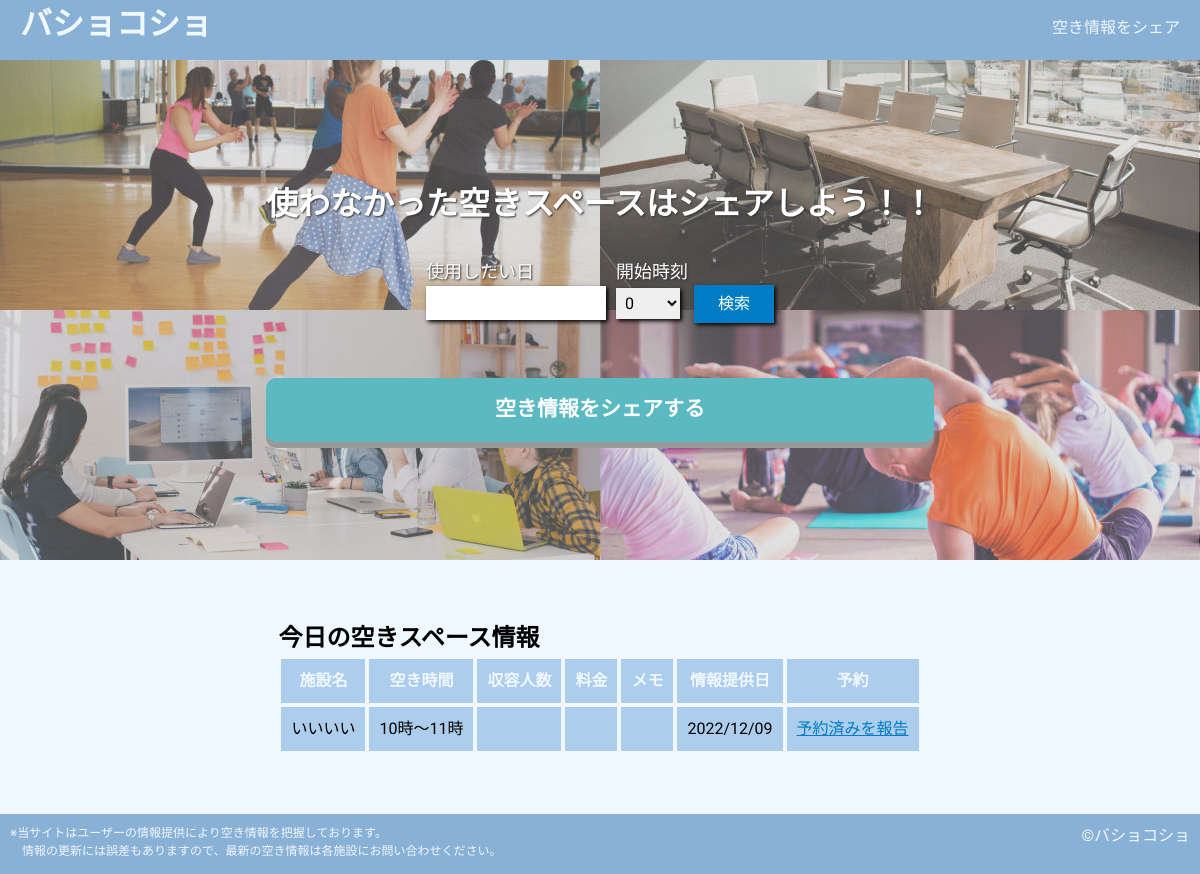
Before: / with the older database file.
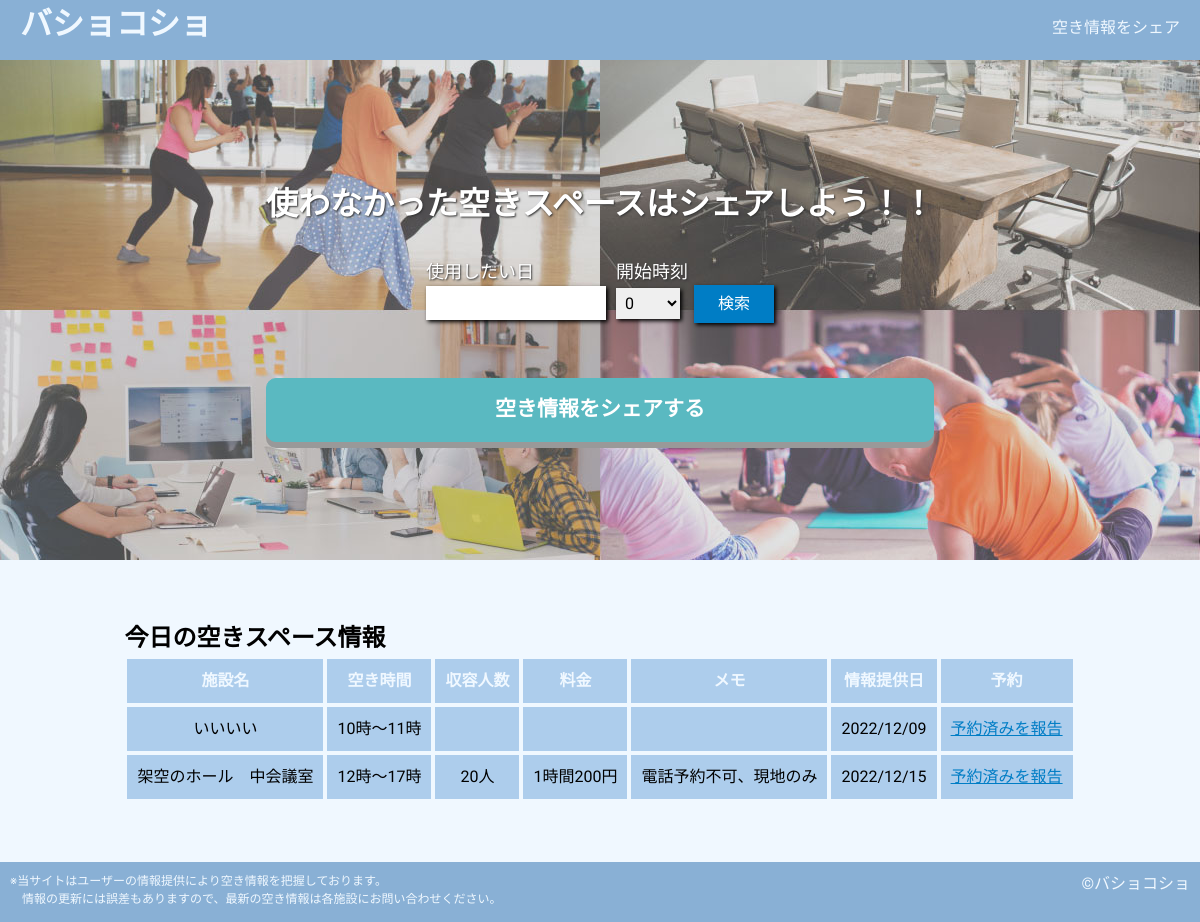
After: the same page with the newer database file.
### tables this page shows
CREATE TABLE "space_list" (
	"ID"	INTEGER NOT NULL,
	"name"	TEXT NOT NULL,
	"space_date"	TEXT NOT NULL,
	"start_time"	INTEGER NOT NULL,
	"end_time"	INTEGER NOT NULL,
	"capacity"	TEXT,
	"price"	TEXT,
	"memo"	TEXT,
	"reserved"	INTEGER NOT NULL DEFAULT 0,
	"createAt"	TEXT,
	PRIMARY KEY("ID" AUTOINCREMENT)
);

### app.py (the view)
@app.route('/')
def test_index():
    dt_now = datetime.datetime.now()
    str_today = dt_now.strftime("%Y/%m/%d")
    conn = sqlite3.connect('bk.db')
    cur = conn.cursor()
    cur.execute("SELECT * FROM space_list WHERE space_date = ?;", (str_today,))
    spaces = cur.fetchall()
    conn.close()
    return render_template('index.html', spaces=spaces)

### templates/index.html (shortened to what this page needs)
{% extends 'base.html' %}
{% block content %}
    <div class="sec-search">
        <div class="search-container">
            <h1>使わなかった空きスペースはシェアしよう！！</h1>
            <div class="search-form-container">
                <form action="/search" id="search">
                    <div class="form-left">
                        <p>使用したい日</p>
                        <input type="text" name="date" id="search-date">
                    </div>
                    <div class="form-right">
                        <p>開始時刻</p>
                        <select name="time" id="search-time">
                            <option value="0">0</option>
                        </select>
                        <input type="submit" value="検索">
                    </div>
                </form>
            </div>
            <a href="/add" id="btn-share">空き情報をシェアする</a>
        </div>
    </div>
    <div class="sec-info">
        <h2>今日の空きスペース情報</h2>
        <table>
            <thead>
                <td>施設名</td>
                <td>空き時間</td>
                <td>収容人数</td>
                <td>料金</td>
                <td>メモ</td>
                <td>情報提供日</td>
                <td>予約</td>
            </thead>
            {% for space in spaces %}
            <tr>
                <td>{{ space[1] }}</td>
                <td>{{ space[3] }}時～{{ space[4] }}時</td>
                <td>{% if space[5] %}{{ space[5] }}{% endif %}</td>
                <td>{% if space[6] %}{{ space[6] }}{% endif %}</td>
                <td>{% if space[7] %}{{ space[7] }}{% endif %}</td>
                <td>{{ space[9] }}</td>
                <td>
                    {% if space[8] == 0 %}
                    <a href="/detail/{{ space[0] }}">予約済みを報告</a>
                    {% else %}
                    済
                    {% endif %}
                </td>
            </tr>
            {% endfor %}
        </table>
    </div>
{% endblock %}

### templates/base.html (shortened to what this page needs)
<!DOCTYPE html>
<html lang="ja">
<head>
    <link rel="stylesheet" href="{{ url_for('static', filename='css/SimpleReset.css') }}">
    <link rel="stylesheet" href="https://cdnjs.cloudflare.com/ajax/libs/jqueryui/1.12.1/themes/base/jquery-ui.min.css">
    <link rel="stylesheet" href="{{ url_for('static', filename='css/style.css') }}">
</head>
<body>
    <header>
        <div class="logo"><a href="/">バショコショ</a></div>
        <ul class="menu">
            <li><a href="/add">空き情報をシェア</a></li>
        </ul>
    </header>
    {% block content %}
    {% endblock %}
    <footer>
        <div class="notice">
            <p>※当サイトはユーザーの情報提供により空き情報を把握しております。</p>
            <p>　情報の更新には誤差もありますので、最新の空き情報は各施設にお問い合わせください。</p>
        </div>
        <div class="copy">
            &copy;バショコショ
        </div>
    </footer>
</body>
</html>

### static/css/style.css (style rules this page uses)
body { font-family: "M PLUS 1p", "Noto Sans JP", "ヒラギノ角ゴ Pro W3", "Hiragino Kaku Gothic Pro", "ヒラギノ角ゴ ProN W3", "Hiragino Kaku Gothic ProN", "游ゴシック", YuGothic, "メイリオ", "Meiryo", "HGPｺﾞｼｯｸM", "Osaka", "ＭＳ Ｐゴシック", sans-serif, Century Gothic, Arial; background-color:#F0F8FF; }
a { color: inherit; text-decoration: none; }
header { top: 0px; position: fixed; height: 60px; width: 100%; background-color: #89B0D5; color: aliceblue; }
.logo { float: left; margin-left: 20px; font-size: 32px; font-weight: bold; }
.menu { float: right; margin-right: 20px; list-style: none; }
.sec-search { margin-top: 60px; padding-top: 100px; height: 500px; background-image: url("../img/cover.jpg"); background-repeat: no-repeat; background-position: center center; background-size: cover; color: white; text-shadow: 1px 1px 2px #333333; }
.search-container { margin: 0 auto; padding: 20px; width: fit-content; align-items: center; }
.search-form-container { width: fit-content; height: fit-content; margin: 30px auto; }
.search-form-container p { font-size: 18px; }
.form-left { float: left; }
.form-right { float: left; margin-left: 10px; }
input[type="text"], select { padding: 5px; border: none; box-shadow: 2px 2px 4px #000; }
#search-date { margin-top: 1px; width: 180px; }
#search-time { width: 4em; }
input[type="submit"] { margin-left: 10px; padding: 5px; width: 5em; color: white; background-color: #007DC5; border: 2px solid #007DC5; box-shadow: 2px 2px 4px #000; }
#btn-share { text-align: center; display: block; margin: 150px auto; padding: 15px; background-color: #5AB9C1; border: 1px solid #5AB9C1; border-radius: 10px; color: white; box-shadow: 0px 6px 0px #999; font-size: 21px; font-weight: bold; text-shadow: none; }
.sec-info { width: fit-content; margin: 60px auto; }
thead { color:#F0F8FF; font-weight: bold; }
td { padding: 10px; background-color: #ADCDEC; border: 1px solid #F0F8FF; text-align: center; }
td a { color: #007DC5; text-decoration-line: underline; }
footer { height: 60px; width: 100%; background-color: #89B0D5; color: aliceblue; padding-top: 10px; }
.notice { float: left; padding-left: 10px; font-size: 12px; }
.copy { float: right; padding-right: 10px; }

Changed rows visible on the page:
added space_list: name "架空のホール 中会議室", start_time "12", end_time "17", capacity "20人", price "1時間200円", memo "電話予約不可、現地のみ", createAt "2022/12/15"
